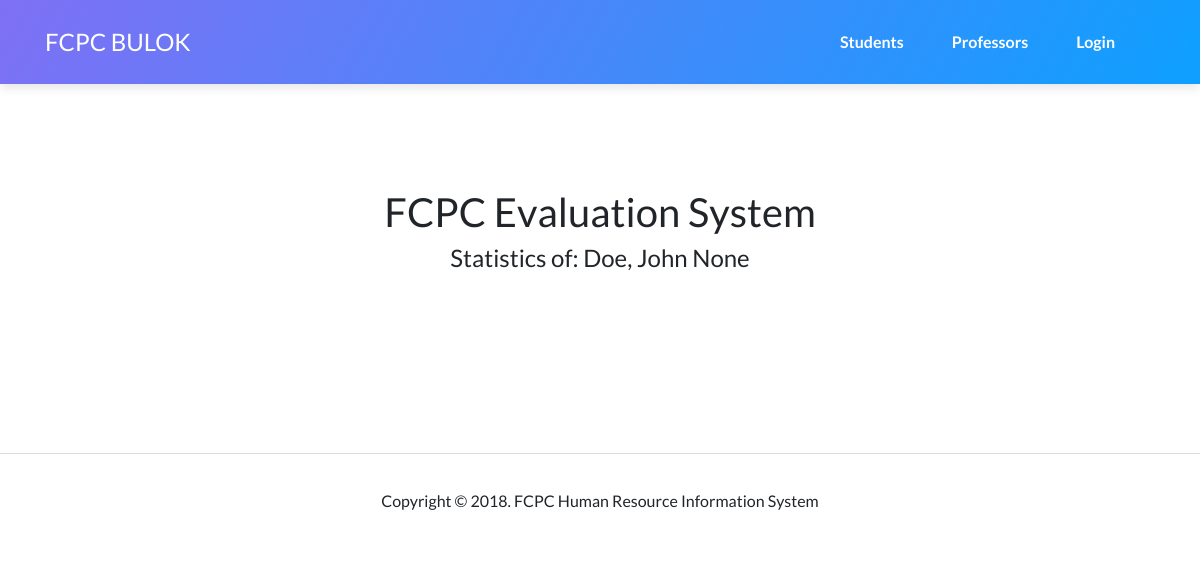
/profs/stats.php?id=123, run on the app's committed database.
### tables this page shows
create table persons(
	pid int auto_increment,
	pcode varchar(50) not null,
	pfname varchar(50) not null,
	pmname varchar(50) not null,
	plname varchar(50) not null,
	ptype int not null,
	primary key( pid )
);

### profs/stats.php (the view, shortened to what this page needs)
<?php
    require "../headers/home_header.php";
    require "../db.php";
    $id = $_GET[ "id" ];
    $prof = $con->query( "select * from persons where pcode=$id" )->fetch_assoc();
?>
    <main class="page contact-page">
        <section class="portfolio-block contact">
            <div class="container">
                <div class="heading">
                    <h1>FCPC Evaluation System</h1>
                    <h4>Statistics of: <?= $prof[ "plname" ]. ", " .$prof[ "pfname" ]. " " .$prof[ "pmname" ] ?></h4>
                </div>
            </div>
        </section>
    </main>
<?php require "../footers/footer.php" ?>

### data on the page
persons: plname "Doe", pfname "John", pmname "None"
